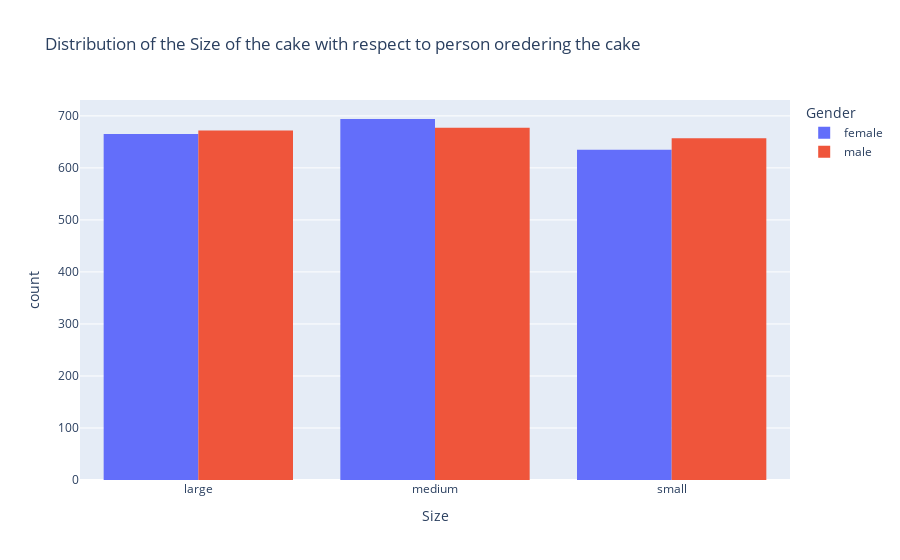

Source (notebook cell):
### Code cell
import plotly.express as px
fig = px.histogram(data, x = 'Size', color = 'Gender',
                   hover_data = data.columns,
                   title = 'Distribution of the Size of the cake with respect to person oredering the cake',
                   barmode = 'group')
fig.show()

### Figure 1 — Plotly figure (JSON) as saved in the notebook; plotly's stock layout.template omitted (floating-point values rounded to 4 significant figures; data arrays with more than 128 entries replaced by an {"elided": "..."} marker saying what was removed)
{"data": [{"alignmentgroup": "True", "bingroup": "x", "hovertemplate": "Gender=female<br>Size=%{x}<br>count=%{y}<extra></extra>", "legendgroup": "female", "marker": {"color": "#636efa", "pattern": {"shape": ""}}, "name": "female", "offsetgroup": "female", "orientation": "v", "showlegend": true, "type": "histogram", "x": {"elided": "1994 str values"}, "xaxis": "x", "yaxis": "y"}, {"alignmentgroup": "True", "bingroup": "x", "hovertemplate": "Gender=male<br>Size=%{x}<br>count=%{y}<extra></extra>", "legendgroup": "male", "marker": {"color": "#EF553B", "pattern": {"shape": ""}}, "name": "male", "offsetgroup": "male", "orientation": "v", "showlegend": true, "type": "histogram", "x": {"elided": "2006 str values"}, "xaxis": "x", "yaxis": "y"}], "layout": {"barmode": "group", "legend": {"title": {"text": "Gender"}, "tracegroupgap": 0}, "title": {"text": "Distribution of the Size of the cake with respect to person oredering the cake"}, "xaxis": {"anchor": "y", "domain": [0, 1], "title": {"text": "Size"}}, "yaxis": {"anchor": "x", "domain": [0, 1], "title": {"text": "count"}}}}
